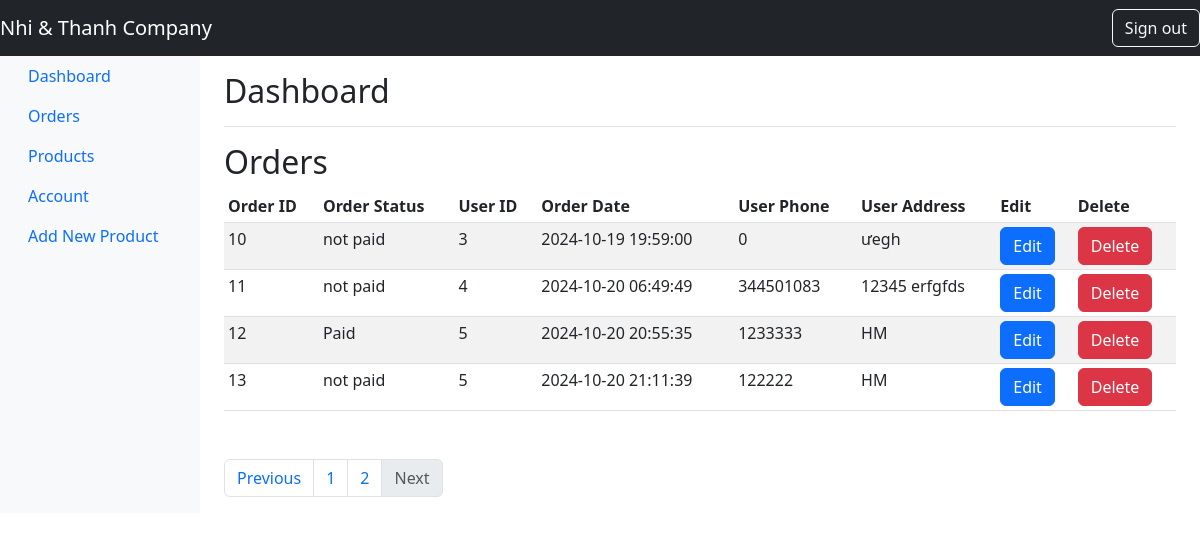
/project/project/admin/dashboard.php?page_no=2 (signed in), run on the app's committed database.
### tables this page shows
CREATE TABLE `orders` (
  `order_id` int(11) NOT NULL,
  `order_cost` decimal(6,2) NOT NULL,
  `order_status` varchar(100) NOT NULL DEFAULT 'on_hold',
  `user_id` int(11) NOT NULL,
  `user_phone` int(11) NOT NULL,
  `user_city` varchar(255) NOT NULL,
  `user_address` varchar(255) NOT NULL,
  `order_date` datetime NOT NULL DEFAULT CURRENT_TIMESTAMP
);

### project/project/admin/dashboard.php (the view, shortened to what this page needs)
<?php
    include('../server/connection.php');
    if(isset($_GET['page_no']) && $_GET['page_no'] != ''){
        $page_no = $_GET['page_no'];
      }
      else{
        $page_no = 1;
      }
      $stmt1 = $conn->prepare("SELECT count(*) AS total_records from orders");
      $stmt1->execute();
      $stmt1->bind_result($total_records);
      $total_records_per_page = 5;
      $offset = ($page_no-1) * $total_records_per_page;
      $total_no_of_pages = ceil($total_records/$total_records_per_page);
      $stmt2 = $conn->prepare("SELECT * FROM orders LIMIT $offset,$total_records_per_page");
      $stmt2->execute();
      $orders = $stmt2->get_result();
?>
<!DOCTYPE html>
<html lang="en">
<head>
    <link href="https://cdn.jsdelivr.net/npm/bootstrap@5.3.0-alpha1/dist/css/bootstrap.min.css" rel="stylesheet">
</head>
<body>
    <nav class="navbar navbar-dark bg-dark">
        <a class="navbar-brand" href="#">Nhi & Thanh Company</a>
        <a class="btn btn-outline-light" href="logout.php?logout=1">Sign out</a>
    </nav>
    <div class="container-fluid">
        <div class="row">
            <nav id="sidebarMenu" class="col-md-3 col-lg-2 d-md-block bg-light sidebar">
                <div class="position-sticky">
                    <ul class="nav flex-column">
                        <li class="nav-item">
                            <a class="nav-link active" href="dashboard.php">Dashboard</a>
                        </li>
                        <li class="nav-item">
                            <a class="nav-link" href="dashboard.php">Orders</a>
                        </li>
                        <li class="nav-item">
                            <a class="nav-link" href="products.php">Products</a>
                        </li>
                        <li class="nav-item">
                            <a class="nav-link" href="account.php">Account</a>
                        </li>
                        <li class="nav-item">
                            <a class="nav-link" href="add_product.php">Add New Product</a>
                        </li>
                    </ul>
                </div>
            </nav>
            <main class="col-md-9 ms-sm-auto col-lg-10 px-md-4">
                <div class="d-flex justify-content-between flex-wrap flex-md-nowrap align-items-center pt-3 pb-2 mb-3 border-bottom">
                    <h1 class="h2">Dashboard</h1>
                </div>
                <h2>Orders</h2>
                <div class="table-responsive">
                    <table class="table table-striped table-sm">
                        <thead>
                            <tr>
                                <th>Order ID</th>
                                <th>Order Status</th>
                                <th>User ID</th>
                                <th>Order Date</th>
                                <th>User Phone</th>
                                <th>User Address</th>
                                <th>Edit</th>
                                <th>Delete</th>
                            </tr>
                        </thead>
                        <tbody>
                            <?php foreach($orders as $order){ ?>
                            <tr>
                                <td><?php echo $order['order_id']?></td>
                                <td><?php echo $order['order_status']?></td>
                                <td><?php echo $order['user_id']?></td>
                                <td><?php echo $order['order_date']?></td>
                                <td><?php echo $order['user_phone']?></td>
                                <td><?php echo $order['user_address']?></td>
                                <td><a class="btn btn-primary" href="edit_order.php?order_id=<?php echo $order['order_id'];?>">Edit</a></td>
                                <td><a class="btn btn-danger">Delete</a></td>
                            </tr>
                           <?php } ?>
                        </tbody>
                    </table>
                    <nav aria-label="Page navigation example">
                        <ul class="pagination mt-5 mx-auto">
                            <li class="page-item <?php if($page_no<=1){echo 'disabled';} ?>">
                            <a class="page-link" href="<?php if($page_no<=1){echo '#';}else{echo '?page_no='.($page_no-1);
                            } ?>">Previous</a>
                            </li>
                            <li class="page-item"><a class="page-link" href="?page_no=1">1</a></li>
                            <li class="page-item"><a class="page-link" href="?page_no=2">2</a></li>
                            <li class="page-item <?php if($page_no>= $total_no_of_pages){echo 'disabled';}?>">
                            <a class="page-link" href="<?php if($page_no>= $total_no_of_pages){echo '#';}else{echo '?page_no='.($page_no +1);
                            } ?>">Next</a></li>
                        </ul>
                    </nav>
                </div>
            </main>
        </div>
    </div>
</body>
</html>

### data on the page
orders: order_id "10", order_status "not paid", user "3", order_date "2024-10-19 19:59:00", user_phone "0", user_address "ưegh"
orders: order_id "11", order_status "not paid", user "4", order_date "2024-10-20 06:49:49", user_phone "344501083", user_address "12345 erfgfds"
orders: order_id "12", order_status "Paid", user "5", order_date "2024-10-20 20:55:35", user_phone "1233333", user_address "HM"
orders: order_id "13", order_status "not paid", user "5", order_date "2024-10-20 21:11:39", user_phone "122222", user_address "HM"
